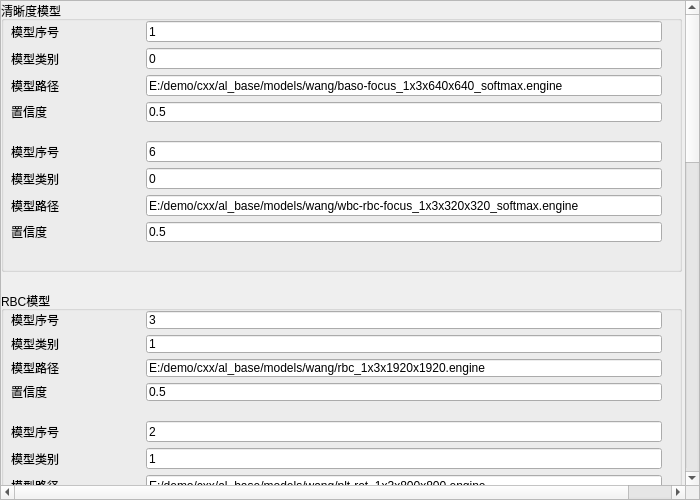
<?xml version="1.0" encoding="UTF-8"?>
<ui version="4.0">
 <class>MODEL_UI</class>
 <widget class="QWidget" name="MODEL_UI">
  <property name="enabled">
   <bool>true</bool>
  </property>
  <property name="geometry">
   <rect>
    <x>0</x>
    <y>0</y>
    <width>700</width>
    <height>500</height>
   </rect>
  </property>
  <property name="sizePolicy">
   <sizepolicy hsizetype="Fixed" vsizetype="Fixed">
    <horstretch>0</horstretch>
    <verstretch>0</verstretch>
   </sizepolicy>
  </property>
  <property name="minimumSize">
   <size>
    <width>700</width>
    <height>500</height>
   </size>
  </property>
  <property name="maximumSize">
   <size>
    <width>720</width>
    <height>500</height>
   </size>
  </property>
  <property name="windowTitle">
   <string>模型配置</string>
  </property>
  <widget class="QScrollArea" name="scrollArea">
   <property name="enabled">
    <bool>true</bool>
   </property>
   <property name="geometry">
    <rect>
     <x>0</x>
     <y>0</y>
     <width>700</width>
     <height>500</height>
    </rect>
   </property>
   <property name="minimumSize">
    <size>
     <width>700</width>
     <height>500</height>
    </size>
   </property>
   <property name="maximumSize">
    <size>
     <width>700</width>
     <height>500</height>
    </size>
   </property>
   <property name="contextMenuPolicy">
    <enum>Qt::NoContextMenu</enum>
   </property>
   <property name="widgetResizable">
    <bool>false</bool>
   </property>
   <widget class="QWidget" name="scrollAreaWidgetContents">
    <property name="geometry">
     <rect>
      <x>0</x>
      <y>0</y>
      <width>731</width>
      <height>1500</height>
     </rect>
    </property>
    <property name="sizePolicy">
     <sizepolicy hsizetype="Minimum" vsizetype="Minimum">
      <horstretch>0</horstretch>
      <verstretch>0</verstretch>
     </sizepolicy>
    </property>
    <property name="minimumSize">
     <size>
      <width>0</width>
      <height>1500</height>
     </size>
    </property>
    <property name="maximumSize">
     <size>
      <width>16777215</width>
      <height>1500</height>
     </size>
    </property>
    <widget class="QGroupBox" name="groupBox">
     <property name="geometry">
      <rect>
       <x>0</x>
       <y>0</y>
       <width>681</width>
       <height>271</height>
      </rect>
     </property>
     <property name="title">
      <string>清晰度模型</string>
     </property>
     <widget class="QWidget" name="">
      <property name="geometry">
       <rect>
        <x>10</x>
        <y>20</y>
        <width>651</width>
        <height>101</height>
       </rect>
      </property>
      <layout class="QGridLayout" name="gridLayout">
       <item row="2" column="0">
        <widget class="QLabel" name="label_3">
         <property name="text">
          <string>模型路径</string>
         </property>
        </widget>
       </item>
       <item row="0" column="0">
        <widget class="QLabel" name="label">
         <property name="text">
          <string>模型序号</string>
         </property>
        </widget>
       </item>
       <item row="1" column="2">
        <widget class="QLineEdit" name="lineEdit_2">
         <property name="text">
          <string>0</string>
         </property>
        </widget>
       </item>
       <item row="3" column="0">
        <widget class="QLabel" name="label_4">
         <property name="text">
          <string>置信度</string>
         </property>
        </widget>
       </item>
       <item row="2" column="2">
        <widget class="QLineEdit" name="lineEdit_3">
         <property name="text">
          <string>E:/demo/cxx/al_base/models/wang/baso-focus_1x3x640x640_softmax.engine</string>
         </property>
        </widget>
       </item>
       <item row="0" column="2">
        <widget class="QLineEdit" name="lineEdit">
         <property name="layoutDirection">
          <enum>Qt::RightToLeft</enum>
         </property>
         <property name="text">
          <string>1</string>
         </property>
        </widget>
       </item>
       <item row="1" column="0">
        <widget class="QLabel" name="label_2">
         <property name="text">
          <string>模型类别</string>
         </property>
        </widget>
       </item>
       <item row="3" column="2">
        <widget class="QLineEdit" name="lineEdit_4">
         <property name="text">
          <string>0.5</string>
         </property>
        </widget>
       </item>
       <item row="0" column="1" rowspan="2">
        <spacer name="horizontalSpacer">
         <property name="orientation">
          <enum>Qt::Horizontal</enum>
         </property>
         <property name="sizeType">
          <enum>QSizePolicy::Minimum</enum>
         </property>
         <property name="sizeHint" stdset="0">
          <size>
           <width>80</width>
           <height>20</height>
          </size>
         </property>
        </spacer>
       </item>
      </layout>
     </widget>
     <widget class="QWidget" name="layoutWidget_2">
      <property name="geometry">
       <rect>
        <x>10</x>
        <y>140</y>
        <width>651</width>
        <height>101</height>
       </rect>
      </property>
      <layout class="QGridLayout" name="gridLayout_5">
       <item row="2" column="0">
        <widget class="QLabel" name="label_17">
         <property name="text">
          <string>模型路径</string>
         </property>
        </widget>
       </item>
       <item row="0" column="0">
        <widget class="QLabel" name="label_18">
         <property name="text">
          <string>模型序号</string>
         </property>
        </widget>
       </item>
       <item row="1" column="2">
        <widget class="QLineEdit" name="lineEdit_17">
         <property name="text">
          <string>0</string>
         </property>
        </widget>
       </item>
       <item row="3" column="0">
        <widget class="QLabel" name="label_19">
         <property name="text">
          <string>置信度</string>
         </property>
        </widget>
       </item>
       <item row="2" column="2">
        <widget class="QLineEdit" name="lineEdit_18">
         <property name="text">
          <string>E:/demo/cxx/al_base/models/wang/wbc-rbc-focus_1x3x320x320_softmax.engine</string>
         </property>
        </widget>
       </item>
       <item row="0" column="2">
        <widget class="QLineEdit" name="lineEdit_19">
         <property name="text">
          <string>6</string>
         </property>
        </widget>
       </item>
       <item row="1" column="0">
        <widget class="QLabel" name="label_20">
         <property name="text">
          <string>模型类别</string>
         </property>
        </widget>
       </item>
       <item row="3" column="2">
        <widget class="QLineEdit" name="lineEdit_20">
         <property name="text">
          <string>0.5</string>
         </property>
        </widget>
       </item>
       <item row="0" column="1" rowspan="2">
        <spacer name="horizontalSpacer_3">
         <property name="orientation">
          <enum>Qt::Horizontal</enum>
         </property>
         <property name="sizeType">
          <enum>QSizePolicy::Minimum</enum>
         </property>
         <property name="sizeHint" stdset="0">
          <size>
           <width>80</width>
           <height>20</height>
          </size>
         </property>
        </spacer>
       </item>
      </layout>
     </widget>
    </widget>
    <widget class="QGroupBox" name="groupBox_2">
     <property name="geometry">
      <rect>
       <x>0</x>
       <y>290</y>
       <width>681</width>
       <height>491</height>
      </rect>
     </property>
     <property name="title">
      <string>RBC模型</string>
     </property>
     <widget class="QWidget" name="layoutWidget_3">
      <property name="geometry">
       <rect>
        <x>10</x>
        <y>20</y>
        <width>651</width>
        <height>90</height>
       </rect>
      </property>
      <layout class="QGridLayout" name="gridLayout_6">
       <item row="2" column="0">
        <widget class="QLabel" name="label_21">
         <property name="text">
          <string>模型路径</string>
         </property>
        </widget>
       </item>
       <item row="0" column="0">
        <widget class="QLabel" name="label_22">
         <property name="text">
          <string>模型序号</string>
         </property>
        </widget>
       </item>
       <item row="1" column="2">
        <widget class="QLineEdit" name="lineEdit_21">
         <property name="text">
          <string>1</string>
         </property>
        </widget>
       </item>
       <item row="3" column="0">
        <widget class="QLabel" name="label_23">
         <property name="text">
          <string>置信度</string>
         </property>
        </widget>
       </item>
       <item row="2" column="2">
        <widget class="QLineEdit" name="lineEdit_22">
         <property name="text">
          <string>E:/demo/cxx/al_base/models/wang/rbc_1x3x1920x1920.engine</string>
         </property>
        </widget>
       </item>
       <item row="0" column="2">
        <widget class="QLineEdit" name="lineEdit_23">
         <property name="text">
          <string>3</string>
         </property>
        </widget>
       </item>
       <item row="1" column="0">
        <widget class="QLabel" name="label_24">
         <property name="text">
          <string>模型类别</string>
         </property>
        </widget>
       </item>
       <item row="3" column="2">
        <widget class="QLineEdit" name="lineEdit_24">
         <property name="text">
          <string>0.5</string>
         </property>
        </widget>
       </item>
       <item row="0" column="1" rowspan="2">
        <spacer name="horizontalSpacer_4">
         <property name="orientation">
          <enum>Qt::Horizontal</enum>
         </property>
         <property name="sizeType">
          <enum>QSizePolicy::Minimum</enum>
         </property>
         <property name="sizeHint" stdset="0">
          <size>
           <width>80</width>
           <height>20</height>
          </size>
         </property>
        </spacer>
       </item>
      </layout>
     </widget>
     <widget class="QWidget" name="layoutWidget_4">
      <property name="geometry">
       <rect>
        <x>10</x>
        <y>130</y>
        <width>651</width>
        <height>101</height>
       </rect>
      </property>
      <layout class="QGridLayout" name="gridLayout_7">
       <item row="2" column="0">
        <widget class="QLabel" name="label_25">
         <property name="text">
          <string>模型路径</string>
         </property>
        </widget>
       </item>
       <item row="0" column="0">
        <widget class="QLabel" name="label_26">
         <property name="text">
          <string>模型序号</string>
         </property>
        </widget>
       </item>
       <item row="1" column="2">
        <widget class="QLineEdit" name="lineEdit_25">
         <property name="text">
          <string>1</string>
         </property>
        </widget>
       </item>
       <item row="3" column="0">
        <widget class="QLabel" name="label_27">
         <property name="text">
          <string>置信度</string>
         </property>
        </widget>
       </item>
       <item row="2" column="2">
        <widget class="QLineEdit" name="lineEdit_26">
         <property name="text">
          <string>E:/demo/cxx/al_base/models/wang/plt-ret_1x3x800x800.engine</string>
         </property>
        </widget>
       </item>
       <item row="0" column="2">
        <widget class="QLineEdit" name="lineEdit_27">
         <property name="text">
          <string>2</string>
         </property>
        </widget>
       </item>
       <item row="1" column="0">
        <widget class="QLabel" name="label_28">
         <property name="text">
          <string>模型类别</string>
         </property>
        </widget>
       </item>
       <item row="3" column="2">
        <widget class="QLineEdit" name="lineEdit_28">
         <property name="text">
          <string>0.5</string>
         </property>
        </widget>
       </item>
       <item row="0" column="1" rowspan="2">
        <spacer name="horizontalSpacer_5">
         <property name="orientation">
          <enum>Qt::Horizontal</enum>
         </property>
         <property name="sizeType">
          <enum>QSizePolicy::Minimum</enum>
         </property>
         <property name="sizeHint" stdset="0">
          <size>
           <width>80</width>
           <height>20</height>
          </size>
         </property>
        </spacer>
       </item>
      </layout>
     </widget>
     <widget class="QWidget" name="layoutWidget_5">
      <property name="geometry">
       <rect>
        <x>10</x>
        <y>250</y>
        <width>651</width>
        <height>101</height>
       </rect>
      </property>
      <layout class="QGridLayout" name="gridLayout_8">
       <item row="2" column="0">
        <widget class="QLabel" name="label_29">
         <property name="text">
          <string>模型路径</string>
         </property>
        </widget>
       </item>
       <item row="0" column="0">
        <widget class="QLabel" name="label_30">
         <property name="text">
          <string>模型序号</string>
         </property>
        </widget>
       </item>
       <item row="1" column="2">
        <widget class="QLineEdit" name="lineEdit_29">
         <property name="text">
          <string>1</string>
         </property>
        </widget>
       </item>
       <item row="3" column="0">
        <widget class="QLabel" name="label_31">
         <property name="text">
          <string>置信度</string>
         </property>
        </widget>
       </item>
       <item row="2" column="2">
        <widget class="QLineEdit" name="lineEdit_30">
         <property name="text">
          <string>E:/demo/cxx/al_base/models/wang/plt_volume.engine</string>
         </property>
        </widget>
       </item>
       <item row="0" column="2">
        <widget class="QLineEdit" name="lineEdit_31">
         <property name="text">
          <string>8</string>
         </property>
        </widget>
       </item>
       <item row="1" column="0">
        <widget class="QLabel" name="label_32">
         <property name="text">
          <string>模型类别</string>
         </property>
        </widget>
       </item>
       <item row="3" column="2">
        <widget class="QLineEdit" name="lineEdit_32">
         <property name="text">
          <string>0.5</string>
         </property>
        </widget>
       </item>
       <item row="0" column="1" rowspan="2">
        <spacer name="horizontalSpacer_6">
         <property name="orientation">
          <enum>Qt::Horizontal</enum>
         </property>
         <property name="sizeType">
          <enum>QSizePolicy::Minimum</enum>
         </property>
         <property name="sizeHint" stdset="0">
          <size>
           <width>80</width>
           <height>20</height>
          </size>
         </property>
        </spacer>
       </item>
      </layout>
     </widget>
     <widget class="QWidget" name="layoutWidget_6">
      <property name="geometry">
       <rect>
        <x>10</x>
        <y>370</y>
        <width>651</width>
        <height>101</height>
       </rect>
      </property>
      <layout class="QGridLayout" name="gridLayout_9">
       <item row="2" column="0">
        <widget class="QLabel" name="label_33">
         <property name="text">
          <string>模型路径</string>
         </property>
        </widget>
       </item>
       <item row="0" column="0">
        <widget class="QLabel" name="label_34">
         <property name="text">
          <string>模型序号</string>
         </property>
        </widget>
       </item>
       <item row="1" column="2">
        <widget class="QLineEdit" name="lineEdit_33">
         <property name="text">
          <string>2</string>
         </property>
        </widget>
       </item>
       <item row="3" column="0">
        <widget class="QLabel" name="label_35">
         <property name="text">
          <string>置信度</string>
         </property>
        </widget>
       </item>
       <item row="2" column="2">
        <widget class="QLineEdit" name="lineEdit_34">
         <property name="text">
          <string>E:/demo/cxx/al_base/models/wang/cell.engine</string>
         </property>
        </widget>
       </item>
       <item row="0" column="2">
        <widget class="QLineEdit" name="lineEdit_35">
         <property name="text">
          <string>7</string>
         </property>
        </widget>
       </item>
       <item row="1" column="0">
        <widget class="QLabel" name="label_36">
         <property name="text">
          <string>模型类别</string>
         </property>
        </widget>
       </item>
       <item row="3" column="2">
        <widget class="QLineEdit" name="lineEdit_36">
         <property name="text">
          <string>0.5</string>
         </property>
        </widget>
       </item>
       <item row="0" column="1" rowspan="2">
        <spacer name="horizontalSpacer_7">
         <property name="orientation">
          <enum>Qt::Horizontal</enum>
         </property>
         <property name="sizeType">
          <enum>QSizePolicy::Minimum</enum>
         </property>
         <property name="sizeHint" stdset="0">
          <size>
           <width>80</width>
           <height>20</height>
          </size>
         </property>
        </spacer>
       </item>
      </layout>
     </widget>
    </widget>
    <widget class="QGroupBox" name="groupBox_3">
     <property name="geometry">
      <rect>
       <x>0</x>
       <y>810</y>
       <width>681</width>
       <height>241</height>
      </rect>
     </property>
     <property name="title">
      <string>WBC模型</string>
     </property>
     <widget class="QWidget" name="layoutWidget_7">
      <property name="geometry">
       <rect>
        <x>10</x>
        <y>20</y>
        <width>651</width>
        <height>100</height>
       </rect>
      </property>
      <layout class="QGridLayout" name="gridLayout_10">
       <item row="2" column="0">
        <widget class="QLabel" name="label_37">
         <property name="text">
          <string>模型路径</string>
         </property>
        </widget>
       </item>
       <item row="0" column="0">
        <widget class="QLabel" name="label_38">
         <property name="text">
          <string>模型序号</string>
         </property>
        </widget>
       </item>
       <item row="1" column="2">
        <widget class="QLineEdit" name="lineEdit_37">
         <property name="text">
          <string>1</string>
         </property>
        </widget>
       </item>
       <item row="3" column="0">
        <widget class="QLabel" name="label_39">
         <property name="text">
          <string>置信度</string>
         </property>
        </widget>
       </item>
       <item row="2" column="2">
        <widget class="QLineEdit" name="lineEdit_38">
         <property name="text">
          <string>E:/demo/cxx/al_base/models/wang/wbc_1x3x640x640.engine</string>
         </property>
        </widget>
       </item>
       <item row="0" column="2">
        <widget class="QLineEdit" name="lineEdit_39">
         <property name="text">
          <string>4</string>
         </property>
        </widget>
       </item>
       <item row="1" column="0">
        <widget class="QLabel" name="label_40">
         <property name="text">
          <string>模型类别</string>
         </property>
        </widget>
       </item>
       <item row="3" column="2">
        <widget class="QLineEdit" name="lineEdit_40">
         <property name="text">
          <string>0.5</string>
         </property>
        </widget>
       </item>
       <item row="0" column="1" rowspan="2">
        <spacer name="horizontalSpacer_8">
         <property name="orientation">
          <enum>Qt::Horizontal</enum>
         </property>
         <property name="sizeType">
          <enum>QSizePolicy::Minimum</enum>
         </property>
         <property name="sizeHint" stdset="0">
          <size>
           <width>80</width>
           <height>20</height>
          </size>
         </property>
        </spacer>
       </item>
      </layout>
     </widget>
     <widget class="QWidget" name="layoutWidget_8">
      <property name="geometry">
       <rect>
        <x>10</x>
        <y>130</y>
        <width>651</width>
        <height>101</height>
       </rect>
      </property>
      <layout class="QGridLayout" name="gridLayout_11">
       <item row="2" column="0">
        <widget class="QLabel" name="label_41">
         <property name="text">
          <string>模型路径</string>
         </property>
        </widget>
       </item>
       <item row="0" column="0">
        <widget class="QLabel" name="label_42">
         <property name="text">
          <string>模型序号</string>
         </property>
        </widget>
       </item>
       <item row="1" column="2">
        <widget class="QLineEdit" name="lineEdit_41">
         <property name="text">
          <string>1</string>
         </property>
        </widget>
       </item>
       <item row="3" column="0">
        <widget class="QLabel" name="label_43">
         <property name="text">
          <string>置信度</string>
         </property>
        </widget>
       </item>
       <item row="2" column="2">
        <widget class="QLineEdit" name="lineEdit_42">
         <property name="text">
          <string>E:/demo/cxx/al_base/models/wang/wbc4_1x3x1920x1920.engine</string>
         </property>
        </widget>
       </item>
       <item row="0" column="2">
        <widget class="QLineEdit" name="lineEdit_43">
         <property name="text">
          <string>5</string>
         </property>
        </widget>
       </item>
       <item row="1" column="0">
        <widget class="QLabel" name="label_44">
         <property name="text">
          <string>模型类别</string>
         </property>
        </widget>
       </item>
       <item row="3" column="2">
        <widget class="QLineEdit" name="lineEdit_44">
         <property name="text">
          <string>0.5</string>
         </property>
        </widget>
       </item>
       <item row="0" column="1" rowspan="2">
        <spacer name="horizontalSpacer_9">
         <property name="orientation">
          <enum>Qt::Horizontal</enum>
         </property>
         <property name="sizeType">
          <enum>QSizePolicy::Minimum</enum>
         </property>
         <property name="sizeHint" stdset="0">
          <size>
           <width>80</width>
           <height>20</height>
          </size>
         </property>
        </spacer>
       </item>
      </layout>
     </widget>
    </widget>
    <widget class="QGroupBox" name="groupBox_4">
     <property name="geometry">
      <rect>
       <x>0</x>
       <y>1080</y>
       <width>681</width>
       <height>141</height>
      </rect>
     </property>
     <property name="title">
      <string>BASO模型</string>
     </property>
     <widget class="QWidget" name="layoutWidget_9">
      <property name="geometry">
       <rect>
        <x>10</x>
        <y>20</y>
        <width>651</width>
        <height>100</height>
       </rect>
      </property>
      <layout class="QGridLayout" name="gridLayout_12">
       <item row="2" column="0">
        <widget class="QLabel" name="label_45">
         <property name="text">
          <string>模型路径</string>
         </property>
        </widget>
       </item>
       <item row="0" column="0">
        <widget class="QLabel" name="label_46">
         <property name="text">
          <string>模型序号</string>
         </property>
        </widget>
       </item>
       <item row="1" column="2">
        <widget class="QLineEdit" name="lineEdit_45">
         <property name="text">
          <string>1</string>
         </property>
        </widget>
       </item>
       <item row="3" column="0">
        <widget class="QLabel" name="label_47">
         <property name="text">
          <string>置信度</string>
         </property>
        </widget>
       </item>
       <item row="2" column="2">
        <widget class="QLineEdit" name="lineEdit_46">
         <property name="text">
          <string>E:/demo/cxx/al_base/models/wang/baso_1x3x640x640.engine</string>
         </property>
        </widget>
       </item>
       <item row="0" column="2">
        <widget class="QLineEdit" name="lineEdit_47">
         <property name="text">
          <string>0</string>
         </property>
        </widget>
       </item>
       <item row="1" column="0">
        <widget class="QLabel" name="label_48">
         <property name="text">
          <string>模型类别</string>
         </property>
        </widget>
       </item>
       <item row="3" column="2">
        <widget class="QLineEdit" name="lineEdit_48">
         <property name="text">
          <string>0.5</string>
         </property>
        </widget>
       </item>
       <item row="0" column="1" rowspan="2">
        <spacer name="horizontalSpacer_10">
         <property name="orientation">
          <enum>Qt::Horizontal</enum>
         </property>
         <property name="sizeType">
          <enum>QSizePolicy::Minimum</enum>
         </property>
         <property name="sizeHint" stdset="0">
          <size>
           <width>80</width>
           <height>20</height>
          </size>
         </property>
        </spacer>
       </item>
      </layout>
     </widget>
    </widget>
    <widget class="QPushButton" name="pushButton">
     <property name="geometry">
      <rect>
       <x>100</x>
       <y>1270</y>
       <width>111</width>
       <height>23</height>
      </rect>
     </property>
     <property name="text">
      <string>读取模型配置</string>
     </property>
    </widget>
    <widget class="QPushButton" name="pushButton_2">
     <property name="geometry">
      <rect>
       <x>450</x>
       <y>1270</y>
       <width>101</width>
       <height>23</height>
      </rect>
     </property>
     <property name="text">
      <string>应用模型配置</string>
     </property>
    </widget>
   </widget>
  </widget>
 </widget>
 <resources/>
 <connections/>
</ui>
